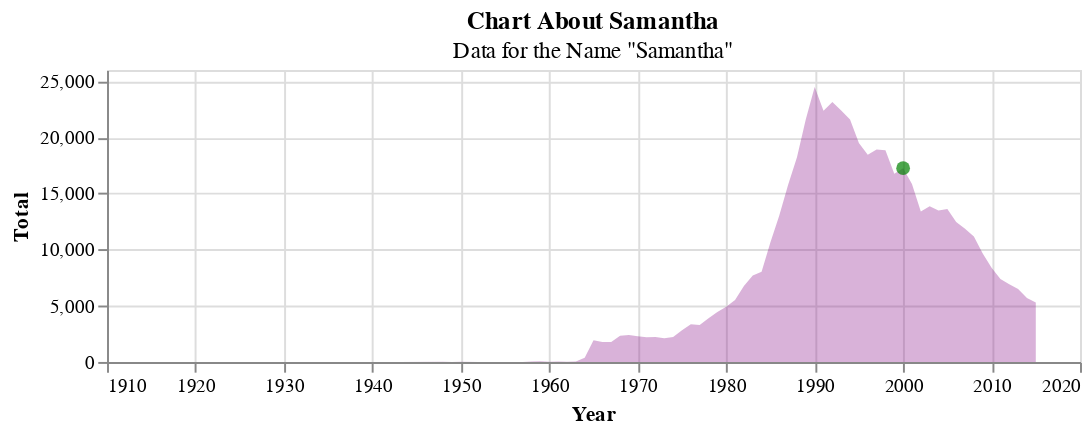

Notebook code cell kept with this figure:
### Code cell
# Combine Charts Together
samantha_chart + bday_point
